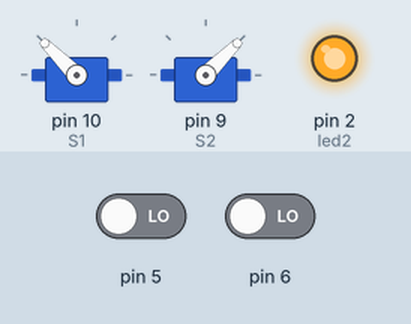
Simulated run of this sketch. Board: Arduino Uno, built with avr-gcc and run on an emulated ATmega328P. Shown: 2 × servo, output pins drawn as LEDs (lit = HIGH). Inputs (shaded band) come from the test bench; at power-on: pin 6 LOW, pin 5 LOW. What the sketch prints to the serial monitor is not drawn.

Above: at 1.2 s.
1.3 s: pin 6 driven HIGH
At 1.8 s:
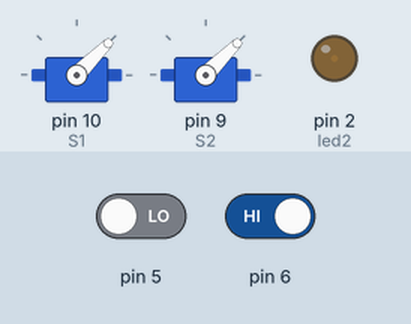
2.8 s: pin 5 driven HIGH
At 3.4 s:
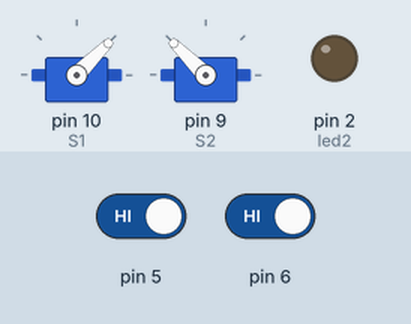
4.3 s: pin 6 driven LOW
At 5.1 s:
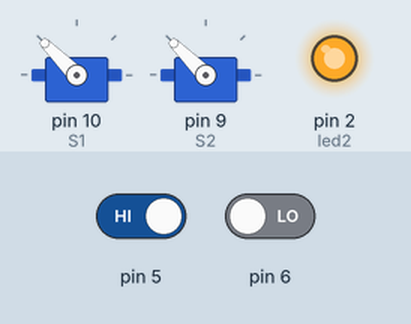
5.8 s: pin 5 driven LOW
At 6.7 s:
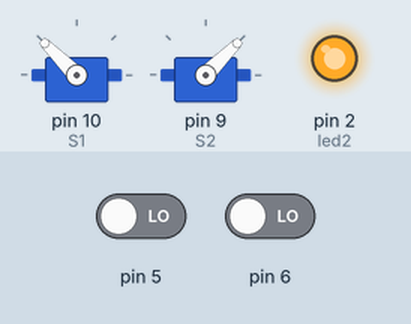
7.3 s: pin 6 driven HIGH
At 8.5 s:
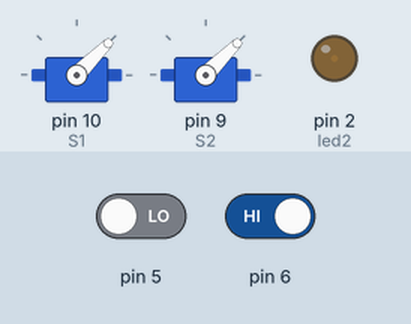
8.8 s: pin 5 driven HIGH and pin 6 driven LOW
At 9.3 s:
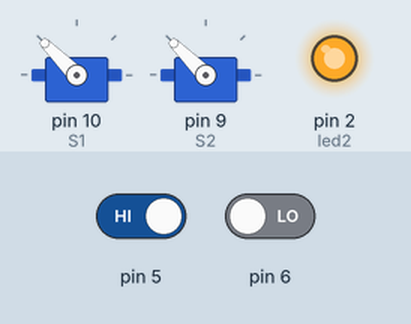
Timing chart, 0 to 11.3 s (numbered marks = the images above; inputs shaded):
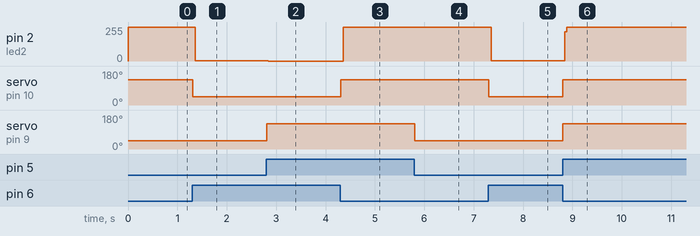

The sketch:

Servo_04.ino
```cpp
#include <Servo.h>
 Servo S1;
 Servo S2;

 String s1;
 String s2;
 int estado1;
 int val = 0;
 int led2 = 2;
 int res = A1;
 int izq;
 int der;
 int estado2;
 int vel=45;
 int corrector;

void setup() {
    S1.attach (10);
    S2.attach (9);
    pinMode(2, OUTPUT);
    pinMode(5, INPUT);
    pinMode(6, INPUT);
    pinMode(A1, INPUT);
    s1 = "se enciende ";
    s2 = "se enciende ";
    estado1 = 0;
    estado2 = 1;
    corrector = 0;
    Serial.begin(9600);
}

void loop() {
  izq = digitalRead(5);
  der = digitalRead(6);
  Serial.println (izq);
  Serial.println (der);

  if (izq == 1){


      digitalWrite(led2, estado1);
      S2.write( ( 90 + corrector ) + vel);
  }
  else {
      digitalWrite(led2, estado2);
      S2.write( 90 - vel);
  }
   if (der == 1){
      digitalWrite(led2, estado1);
      S1.write(( 90 + corrector ) - vel);
  }
  else {
      digitalWrite(led2, estado2);
      //Serial.println (der);
      S1.write(90 + vel);
  }

}
```

Measured:
- after the input at 1.3 s, pin 2 (led2): 255/255 → 3/255 after 0.06 s; servo on pin 10 (S1): 135° → 45° at once
- after the input at 2.8 s, pin 2 (led2): 3/255 → 0/255 at once; servo on pin 9 (S2): 45° → 135° at once
- after the input at 4.3 s, pin 2 (led2): 0/255 → 252/255 after 0.06 s; servo on pin 10 (S1): 45° → 135° at once
- after the input at 5.8 s, pin 2 (led2): 252/255 → 255/255 at once; servo on pin 9 (S2): 135° → 45° at once
- after the input at 7.3 s, pin 2 (led2): 255/255 → 3/255 after 0.06 s; servo on pin 10 (S1): 135° → 45° at once
- after the input at 8.8 s, pin 2 (led2): 3/255 → 252/255 at once; servo on pin 10 (S1), servo on pin 9 (S2): 45° → 135° at once
